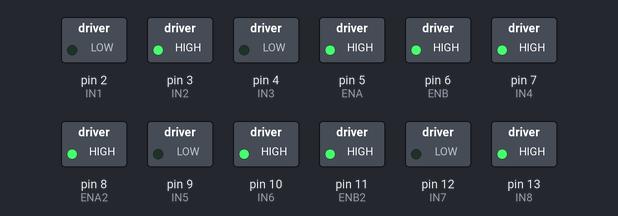
The sketch below on a simulated Arduino Uno, built with avr-gcc and run on an emulated ATmega328P. Parts: switched loads named in the sketch (green lamp = pin HIGH).

Above: at 0.1 s.
At 30.1 s:
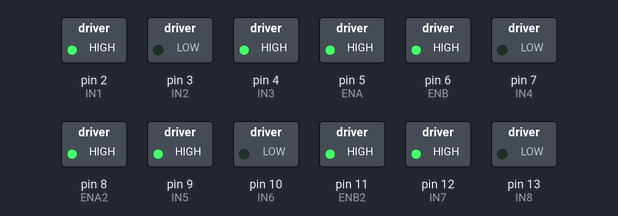
Timing chart, 0 to 31.6 s (numbered marks = the images above):
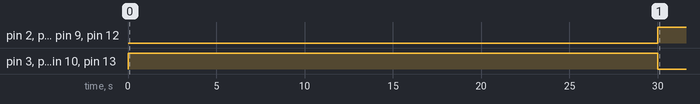

The sketch:

dc_motor1.ino
```cpp
// First L293D
const int ENA = 5;
const int IN1 = 2;
const int IN2 = 3;

const int ENB = 6;
const int IN3 = 4;
const int IN4 = 7;

// Second L293D
const int ENA2 = 8;
const int IN5 = 9;
const int IN6 = 10;

const int ENB2 = 11;
const int IN7 = 12;
const int IN8 = 13;

void setup() {

  pinMode(ENA, OUTPUT);
  pinMode(IN1, OUTPUT);
  pinMode(IN2, OUTPUT);
  pinMode(ENB, OUTPUT);
  pinMode(IN3, OUTPUT);
  pinMode(IN4, OUTPUT);

  pinMode(ENA2, OUTPUT);
  pinMode(IN5, OUTPUT);
  pinMode(IN6, OUTPUT);
  pinMode(ENB2, OUTPUT);
  pinMode(IN7, OUTPUT);
  pinMode(IN8, OUTPUT);

  digitalWrite(ENA, HIGH);
  digitalWrite(ENB, HIGH);
  digitalWrite(ENA2, HIGH);
  digitalWrite(ENB2, HIGH);
}

void loop() {

  // Forward (30 sec)
  digitalWrite(IN1, LOW);
  digitalWrite(IN2, HIGH);

  digitalWrite(IN3, LOW);
  digitalWrite(IN4, HIGH);

  digitalWrite(IN5, LOW);
  digitalWrite(IN6, HIGH);

  digitalWrite(IN7, LOW);
  digitalWrite(IN8, HIGH);

  delay(30000);


  // Backward (60 sec)
  digitalWrite(IN1, HIGH);
  digitalWrite(IN2, LOW);

  digitalWrite(IN3, HIGH);
  digitalWrite(IN4, LOW);

  digitalWrite(IN5, HIGH);
  digitalWrite(IN6, LOW);

  digitalWrite(IN7, HIGH);
  digitalWrite(IN8, LOW);

  delay(60000);


  // Right (30 sec)
  digitalWrite(IN1, LOW);
  digitalWrite(IN2, HIGH);

  digitalWrite(IN3, HIGH);
  digitalWrite(IN4, LOW);

  digitalWrite(IN5, LOW);
  digitalWrite(IN6, HIGH);

  digitalWrite(IN7, HIGH);
  digitalWrite(IN8, LOW);

  delay(30000);


  //  Left (30 sec)
  digitalWrite(IN1, HIGH);
  digitalWrite(IN2, LOW);

  digitalWrite(IN3, LOW);
  digitalWrite(IN4, HIGH);

  digitalWrite(IN5, HIGH);
  digitalWrite(IN6, LOW);

  digitalWrite(IN7, LOW);
  digitalWrite(IN8, HIGH);

  delay(30000);

}
```

Measured:
- by itself, pin 2 (IN1), pin 4 (IN3), pin 9 (IN5), pin 12 (IN7): LOW → HIGH at 30.0 s
- by itself, pin 3 (IN2), pin 7 (IN4), pin 10 (IN6), pin 13 (IN8): LOW → HIGH at 0.00 s, → LOW 30.0 s later
